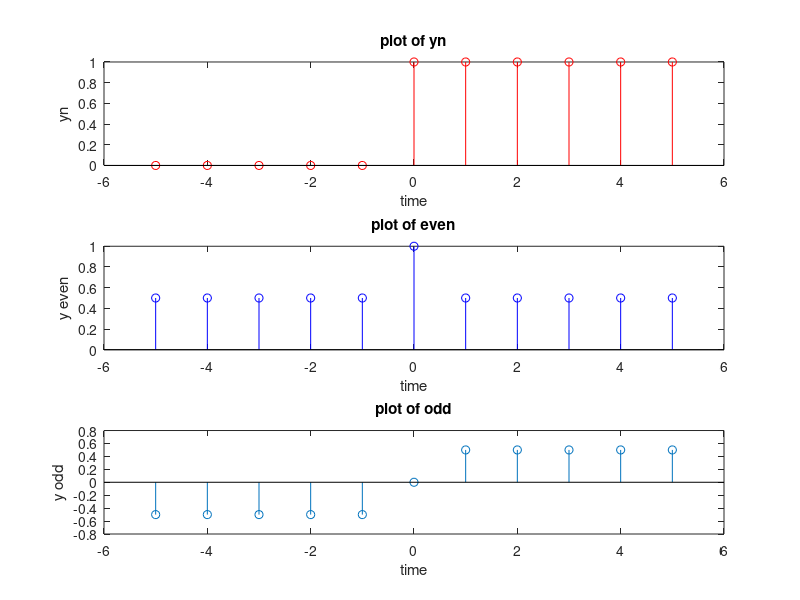

This chart was generated by the following MATLAB code:
%odd even
n=-5:5;
yn= 0*(n<0)+1*(n==0)+1*(n>0);
yflip=fliplr(yn);
subplot(3,1,1);
stem(n,yn,'r');
title('plot of yn');
xlabel('time');
ylabel('yn');
ye = (1/2)*(yn+yflip);
subplot(3,1,2);
stem(n,ye,'b');
title('plot of even');
xlabel('time');
ylabel('y even');
yo= (1/2)*(yn-yflip);
subplot(3,1,3);
stem(n,yo);
title('plot of odd');
xlabel('time');
ylabel('y odd');